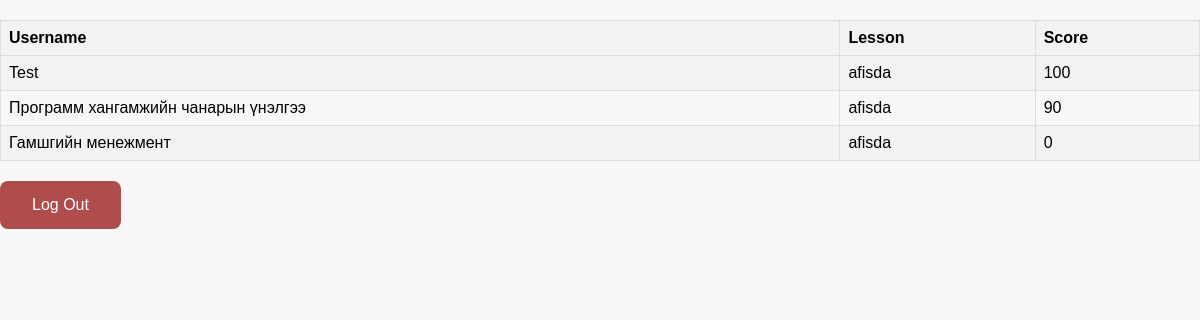
The app's page /student/ (signed in) with its own data.
### lab3app/models.py (models this page shows, shortened)
class Study(models.Model):
    user = models.ForeignKey(Users, on_delete=models.CASCADE)
    lesson = models.ForeignKey(Lesson, on_delete=models.CASCADE)
    score = models.IntegerField()

class Lesson(models.Model):
    title = models.CharField(max_length=200)
    teacher = models.ForeignKey(Users, on_delete=models.CASCADE)

class Users(models.Model):
    username = models.CharField(max_length=100)
    password = models.TextField()
    role = models.ForeignKey(Role, on_delete=models.SET_NULL, null=True)

### lab3app/views.py (the view)
# urls.py: path('student/', views.student, name="studentindex"),
def student(request):
    if request.session.get('roleid'):
        if request.session.get('roleid') == 1:
             return redirect('adminindex')
        elif request.session.get('roleid') == 3:
             return redirect('teacherindex')
        else:
            if request.method == "POST":
                if request.POST.get('logout'):
                    request.session.flush()
                    return redirect('login')
            else:
                my_lessons = Study.objects.filter(user = request.session.get('userid'))
                context = {"my_lessons": my_lessons}
                return render(request, "student/index.html", context)
    else:
        return redirect('login')

### templates/student/index.html (shortened to what this page needs)
<!DOCTYPE html>
<html lang="en">
<head>
</head>
<body>
    <table>
        <tr>
            <th>Username</th>
            <th>Lesson</th>
            <th>Score</th>
        </tr>
        {% for lessons in my_lessons %}
        <tr>
            <td>{{ lessons.lesson.title }}</td>
            <td>{{ lessons.user.username }}</td>
            <td>{{ lessons.score }}</td>
        </tr>
        {% endfor %}
    </table>
    <form method="post">
        <input type="submit" value="Log Out" name="logout" class="button">
    </form>
</body>
</html>

### templates/student/index.html (style rules this page uses)
body { font-family: Arial, sans-serif; margin: 0; padding: 0; background-color: #f7f7f7; }
table { width: 100%; border-collapse: collapse; margin-top: 20px; }
th, td { border: 1px solid #dddddd; padding: 8px; text-align: left; }
th { background-color: #f2f2f2; }
tr:nth-child(even) { background-color: #f2f2f2; }
.button { background-color: #af4c4c; border: none; color: white; padding: 15px 32px; text-align: center; text-decoration: none; display: inline-block; font-size: 16px; margin: 20px 0; cursor: pointer; border-radius: 8px; }

### records on screen
Study: lesson "Test", user.username "afisda", score "100"
Study: lesson "Программ хангамжийн чанарын үнэлгээ", user.username "afisda", score "90"
Study: lesson "Гамшгийн менежмент", user.username "afisda", score "0"
